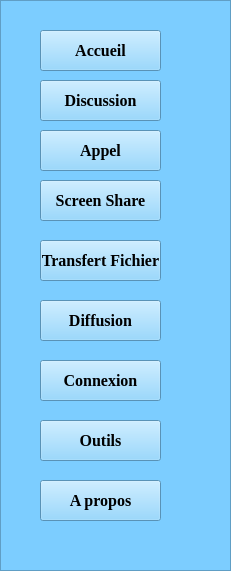
     <widget class="QFrame" name="frame_2">
      <property name="geometry">
       <rect>
        <x>0</x>
        <y>0</y>
        <width>231</width>
        <height>571</height>
       </rect>
      </property>
      <property name="styleSheet">
       <string notr="true">background-color:rgb(124, 205, 255)</string>
      </property>
      <property name="frameShape">
       <enum>QFrame::StyledPanel</enum>
      </property>
      <property name="frameShadow">
       <enum>QFrame::Raised</enum>
      </property>
      <widget class="QPushButton" name="bt_screenshare">
       <property name="geometry">
        <rect>
         <x>40</x>
         <y>180</y>
         <width>121</width>
         <height>41</height>
        </rect>
       </property>
       <property name="font">
        <font>
         <family>Times New Roman</family>
         <pointsize>12</pointsize>
         <weight>75</weight>
         <bold>true</bold>
        </font>
       </property>
       <property name="styleSheet">
        <string notr="true">backgroud-color:rgb(0, 170, 0)</string>
       </property>
       <property name="text">
        <string>Screen Share</string>
       </property>
      </widget>
      <widget class="QPushButton" name="bt_transfert">
       <property name="geometry">
        <rect>
         <x>40</x>
         <y>240</y>
         <width>121</width>
         <height>41</height>
        </rect>
       </property>
       <property name="font">
        <font>
         <family>Times New Roman</family>
         <pointsize>12</pointsize>
         <weight>75</weight>
         <bold>true</bold>
        </font>
       </property>
       <property name="styleSheet">
        <string notr="true">backgroud-color:rgb(0, 255, 0)</string>
       </property>
       <property name="text">
        <string>Transfert Fichier</string>
       </property>
      </widget>
      <widget class="QPushButton" name="bt_connexion">
       <property name="geometry">
        <rect>
         <x>40</x>
         <y>360</y>
         <width>121</width>
         <height>41</height>
        </rect>
       </property>
       <property name="font">
        <font>
         <family>Times New Roman</family>
         <pointsize>12</pointsize>
         <weight>75</weight>
         <bold>true</bold>
        </font>
       </property>
       <property name="text">
        <string>Connexion</string>
       </property>
      </widget>
      <widget class="QPushButton" name="bt_parametres">
       <property name="geometry">
        <rect>
         <x>40</x>
         <y>420</y>
         <width>121</width>
         <height>41</height>
        </rect>
       </property>
       <property name="font">
        <font>
         <family>Times New Roman</family>
         <pointsize>12</pointsize>
         <weight>75</weight>
         <bold>true</bold>
        </font>
       </property>
       <property name="text">
        <string>Outils</string>
       </property>
      </widget>
      <widget class="QPushButton" name="bt_apropos">
       <property name="geometry">
        <rect>
         <x>40</x>
         <y>480</y>
         <width>121</width>
         <height>41</height>
        </rect>
       </property>
       <property name="font">
        <font>
         <family>Times New Roman</family>
         <pointsize>12</pointsize>
         <weight>75</weight>
         <bold>true</bold>
        </font>
       </property>
       <property name="text">
        <string>A propos</string>
       </property>
      </widget>
      <widget class="QPushButton" name="bt_appel">
       <property name="geometry">
        <rect>
         <x>40</x>
         <y>130</y>
         <width>121</width>
         <height>41</height>
        </rect>
       </property>
       <property name="font">
        <font>
         <family>Times New Roman</family>
         <pointsize>12</pointsize>
         <weight>75</weight>
         <bold>true</bold>
        </font>
       </property>
       <property name="styleSheet">
        <string notr="true">backgroud-color:rgb(170, 85, 0)</string>
       </property>
       <property name="text">
        <string>Appel</string>
       </property>
      </widget>
      <widget class="QPushButton" name="bt_diffusion">
       <property name="geometry">
        <rect>
         <x>40</x>
         <y>300</y>
         <width>121</width>
         <height>41</height>
        </rect>
       </property>
       <property name="font">
        <font>
         <family>Times New Roman</family>
         <pointsize>12</pointsize>
         <weight>75</weight>
         <bold>true</bold>
        </font>
       </property>
       <property name="styleSheet">
        <string notr="true">backgroud-color:rgb(0, 255, 0)</string>
       </property>
       <property name="text">
        <string>Diffusion</string>
       </property>
      </widget>
      <widget class="QPushButton" name="bt_discussion">
       <property name="geometry">
        <rect>
         <x>40</x>
         <y>80</y>
         <width>121</width>
         <height>41</height>
        </rect>
       </property>
       <property name="font">
        <font>
         <family>Times New Roman</family>
         <pointsize>12</pointsize>
         <weight>75</weight>
         <bold>true</bold>
        </font>
       </property>
       <property name="styleSheet">
        <string notr="true">backgroud-color:rgb(170, 0, 0)</string>
       </property>
       <property name="text">
        <string>Discussion</string>
       </property>
      </widget>
      <widget class="QPushButton" name="bt_accueil">
       <property name="geometry">
        <rect>
         <x>40</x>
         <y>30</y>
         <width>121</width>
         <height>41</height>
        </rect>
       </property>
       <property name="font">
        <font>
         <family>Times New Roman</family>
         <pointsize>12</pointsize>
         <weight>75</weight>
         <bold>true</bold>
        </font>
       </property>
       <property name="styleSheet">
        <string notr="true">backgroud-color:rgb(0, 0, 0)</string>
       </property>
       <property name="text">
        <string>Accueil</string>
       </property>
      </widget>
     </widget>
